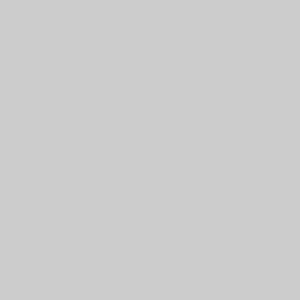
Frame 1 (no input)
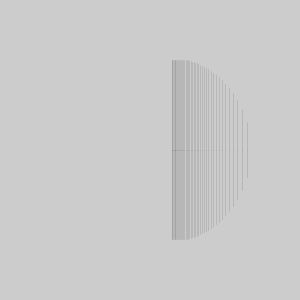
Frame 60 (the mouse pressed at the canvas centre just before this capture)
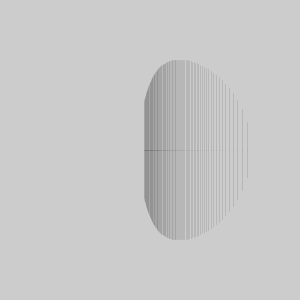
Frame 120 (the mouse held since frame 60 and released just before this capture)

The Processing sketch that drew these frames (run headless with seeded random() and noise(); from frame 60 on, the mouse is pressed at the canvas centre):

// Processing sketch: s3_process_3
// ── s3_process_3.pde
/*

   Structure 3 (work in progress)

   A surface filled with one hundred medium to small sized circles.
   Each circle has a different size and direction, but moves at the same slow rate.
   Display:
   A. The instantaneous intersections of the circles
   B. The aggregate intersections of the circles

   Implemented by Casey Reas <http://groupc.net>
   Uses circle intersection code from William Ngan <http://metaphorical.net>
   Processing v.68 <http://processing.org>

*/


Circle circleA, circleB;

void setup()
{
  size( 300, 300 );
  frameRate( 30 );

  circleA = new Circle( 150, 150, 90 );
  circleB = new Circle( 150, 150, 120 );

  ellipseMode(CENTER);
  rectMode(CENTER);
  noStroke();
}


void draw()
{

  circleA.update();
  circleB.update();

  //fill( 153, 150 );
  //noStroke();
  //ellipse( circleA.x, circleA.y, circleA.r*2, circleA.r*2 );
  //ellipse( circleB.x, circleB.y, circleB.r*2, circleB.r*2 );

  intersect( circleA, circleB );
}


class Circle
{
  float x, y, r, r2;
  float xspeed;

  Circle( float px, float py, float pr ) {
    x = px;
    y = py;
    r = pr;
    r2 = r*r;
    xspeed = random(-2.0, 2.0);
  }

  void update() {
    x += xspeed + random(-0.1, 0.1);

    if(x > width + r) {
      x = -r;
    }
    if(x < -r) {
      x = width+r;
    }
    if(y > height + r) {
      y = -r;
    }
    if(y < -r) {
      y = height+r;
    }

  }
}


void intersect( Circle cA, Circle cB ) {

  float dx = cA.x - cB.x;
  float dy = cA.y - cB.y;
  float d2 = dx*dx + dy*dy;
  float d = sqrt( d2 );

  if ( d>cA.r+cB.r || d<abs(cA.r-cB.r) ) return; // no solution

  float a = (cA.r2 - cB.r2 + d2) / (2*d);
  float h = sqrt( cA.r2 - a*a );
  float x2 = cA.x + a*(cB.x - cA.x)/d;
  float y2 = cA.y + a*(cB.y - cA.y)/d;

  stroke(0, 0, 0, 26);
  point(x2, y2);

  float paX = x2 + h*(cB.y - cA.y)/d;
  float paY = y2 - h*(cB.x - cA.x)/d;
  float pbX = x2 - h*(cB.y - cA.y)/d;
  float pbY = y2 + h*(cB.x - cA.x)/d;

  line(paX, paY, pbX, pbY);
  //ellipse( paX, paY, 10, 10 );
  //ellipse( pbX, pbY, 10, 10 );

}
